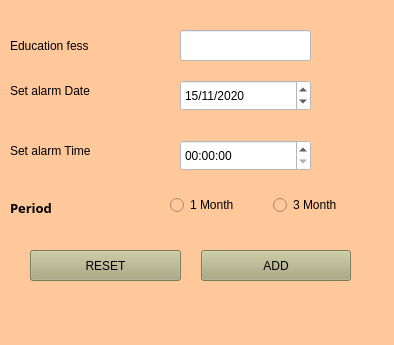
<?xml version="1.0" encoding="UTF-8"?>
<ui version="4.0">
 <class>Add_item</class>
 <widget class="QWidget" name="Add_item">
  <property name="windowModality">
   <enum>Qt::NonModal</enum>
  </property>
  <property name="geometry">
   <rect>
    <x>0</x>
    <y>0</y>
    <width>394</width>
    <height>345</height>
   </rect>
  </property>
  <property name="windowTitle">
   <string>Form</string>
  </property>
  <property name="styleSheet">
   <string notr="true">background-color: rgb(255, 205, 239);
background-color: rgb(255, 200, 155);</string>
  </property>
  <widget class="QTimeEdit" name="timeEdit">
   <property name="geometry">
    <rect>
     <x>180</x>
     <y>140</y>
     <width>131</width>
     <height>31</height>
    </rect>
   </property>
   <property name="styleSheet">
    <string notr="true">background-color: rgb(255, 255, 255);</string>
   </property>
  </widget>
  <widget class="QDateEdit" name="dateEdit">
   <property name="geometry">
    <rect>
     <x>180</x>
     <y>80</y>
     <width>131</width>
     <height>31</height>
    </rect>
   </property>
   <property name="styleSheet">
    <string notr="true">background-color: rgb(255, 255, 255);</string>
   </property>
   <property name="displayFormat">
    <string>d/M/yyyy</string>
   </property>
   <property name="date">
    <date>
     <year>2020</year>
     <month>11</month>
     <day>15</day>
    </date>
   </property>
  </widget>
  <widget class="QLabel" name="label_2">
   <property name="geometry">
    <rect>
     <x>10</x>
     <y>80</y>
     <width>141</width>
     <height>21</height>
    </rect>
   </property>
   <property name="styleSheet">
    <string notr="true">font: 87 10pt &quot;Arial Black&quot;;</string>
   </property>
   <property name="text">
    <string>Set alarm Date</string>
   </property>
  </widget>
  <widget class="QLabel" name="label_3">
   <property name="geometry">
    <rect>
     <x>10</x>
     <y>140</y>
     <width>141</width>
     <height>21</height>
    </rect>
   </property>
   <property name="styleSheet">
    <string notr="true">font: 87 10pt &quot;Arial Black&quot;;</string>
   </property>
   <property name="text">
    <string>Set alarm Time</string>
   </property>
  </widget>
  <widget class="QWidget" name="horizontalLayoutWidget">
   <property name="geometry">
    <rect>
     <x>20</x>
     <y>240</y>
     <width>341</width>
     <height>51</height>
    </rect>
   </property>
   <layout class="QHBoxLayout" name="horizontalLayout">
    <property name="spacing">
     <number>20</number>
    </property>
    <property name="sizeConstraint">
     <enum>QLayout::SetNoConstraint</enum>
    </property>
    <property name="leftMargin">
     <number>10</number>
    </property>
    <property name="topMargin">
     <number>10</number>
    </property>
    <property name="rightMargin">
     <number>10</number>
    </property>
    <property name="bottomMargin">
     <number>10</number>
    </property>
    <item>
     <widget class="QPushButton" name="pushButton_2">
      <property name="sizePolicy">
       <sizepolicy hsizetype="Minimum" vsizetype="Ignored">
        <horstretch>0</horstretch>
        <verstretch>0</verstretch>
       </sizepolicy>
      </property>
      <property name="styleSheet">
       <string notr="true">background-color: rgb(170, 170, 127);
color: rgb(0, 0, 0);
font: 75 11pt &quot;Arial&quot;;</string>
      </property>
      <property name="text">
       <string>RESET</string>
      </property>
     </widget>
    </item>
    <item>
     <widget class="QPushButton" name="pushButton">
      <property name="sizePolicy">
       <sizepolicy hsizetype="Minimum" vsizetype="Ignored">
        <horstretch>0</horstretch>
        <verstretch>0</verstretch>
       </sizepolicy>
      </property>
      <property name="styleSheet">
       <string notr="true">background-color: rgb(170, 170, 127);
color: rgb(0, 0, 0);
font: 75 11pt &quot;Arial&quot;;</string>
      </property>
      <property name="text">
       <string>ADD</string>
      </property>
     </widget>
    </item>
   </layout>
  </widget>
  <widget class="QLabel" name="label_4">
   <property name="geometry">
    <rect>
     <x>10</x>
     <y>30</y>
     <width>231</width>
     <height>31</height>
    </rect>
   </property>
   <property name="styleSheet">
    <string notr="true">color: rgb(0, 0, 0);
font: 87 10pt &quot;Arial Black&quot;;</string>
   </property>
   <property name="text">
    <string>Education fess</string>
   </property>
  </widget>
  <widget class="QLineEdit" name="lineEdit_2">
   <property name="geometry">
    <rect>
     <x>180</x>
     <y>30</y>
     <width>131</width>
     <height>31</height>
    </rect>
   </property>
   <property name="styleSheet">
    <string notr="true">background-color: rgb(255, 255, 255);</string>
   </property>
  </widget>
  <widget class="QWidget" name="horizontalLayoutWidget_2">
   <property name="geometry">
    <rect>
     <x>170</x>
     <y>180</y>
     <width>199</width>
     <height>51</height>
    </rect>
   </property>
   <layout class="QHBoxLayout" name="horizontalLayout_2">
    <item>
     <widget class="QRadioButton" name="radioButton_2">
      <property name="text">
       <string>1 Month</string>
      </property>
     </widget>
    </item>
    <item>
     <widget class="QRadioButton" name="radioButton">
      <property name="text">
       <string>3 Month</string>
      </property>
     </widget>
    </item>
   </layout>
  </widget>
  <widget class="QLabel" name="label">
   <property name="geometry">
    <rect>
     <x>10</x>
     <y>200</y>
     <width>121</width>
     <height>16</height>
    </rect>
   </property>
   <property name="font">
    <font>
     <family>Arial Black</family>
     <pointsize>10</pointsize>
     <weight>75</weight>
     <bold>true</bold>
    </font>
   </property>
   <property name="text">
    <string>Period</string>
   </property>
  </widget>
 </widget>
 <tabstops>
  <tabstop>lineEdit_2</tabstop>
  <tabstop>dateEdit</tabstop>
  <tabstop>timeEdit</tabstop>
  <tabstop>pushButton_2</tabstop>
  <tabstop>pushButton</tabstop>
 </tabstops>
 <resources/>
 <connections>
  <connection>
   <sender>pushButton_2</sender>
   <signal>clicked()</signal>
   <receiver>dateEdit</receiver>
   <slot>clear()</slot>
   <hints>
    <hint type="sourcelabel">
     <x>180</x>
     <y>261</y>
    </hint>
    <hint type="destinationlabel">
     <x>232</x>
     <y>160</y>
    </hint>
   </hints>
  </connection>
  <connection>
   <sender>pushButton_2</sender>
   <signal>clicked()</signal>
   <receiver>timeEdit</receiver>
   <slot>clear()</slot>
   <hints>
    <hint type="sourcelabel">
     <x>138</x>
     <y>267</y>
    </hint>
    <hint type="destinationlabel">
     <x>199</x>
     <y>210</y>
    </hint>
   </hints>
  </connection>
  <connection>
   <sender>pushButton_2</sender>
   <signal>clicked()</signal>
   <receiver>lineEdit_2</receiver>
   <slot>clear()</slot>
   <hints>
    <hint type="sourcelabel">
     <x>109</x>
     <y>259</y>
    </hint>
    <hint type="destinationlabel">
     <x>310</x>
     <y>41</y>
    </hint>
   </hints>
  </connection>
 </connections>
</ui>
